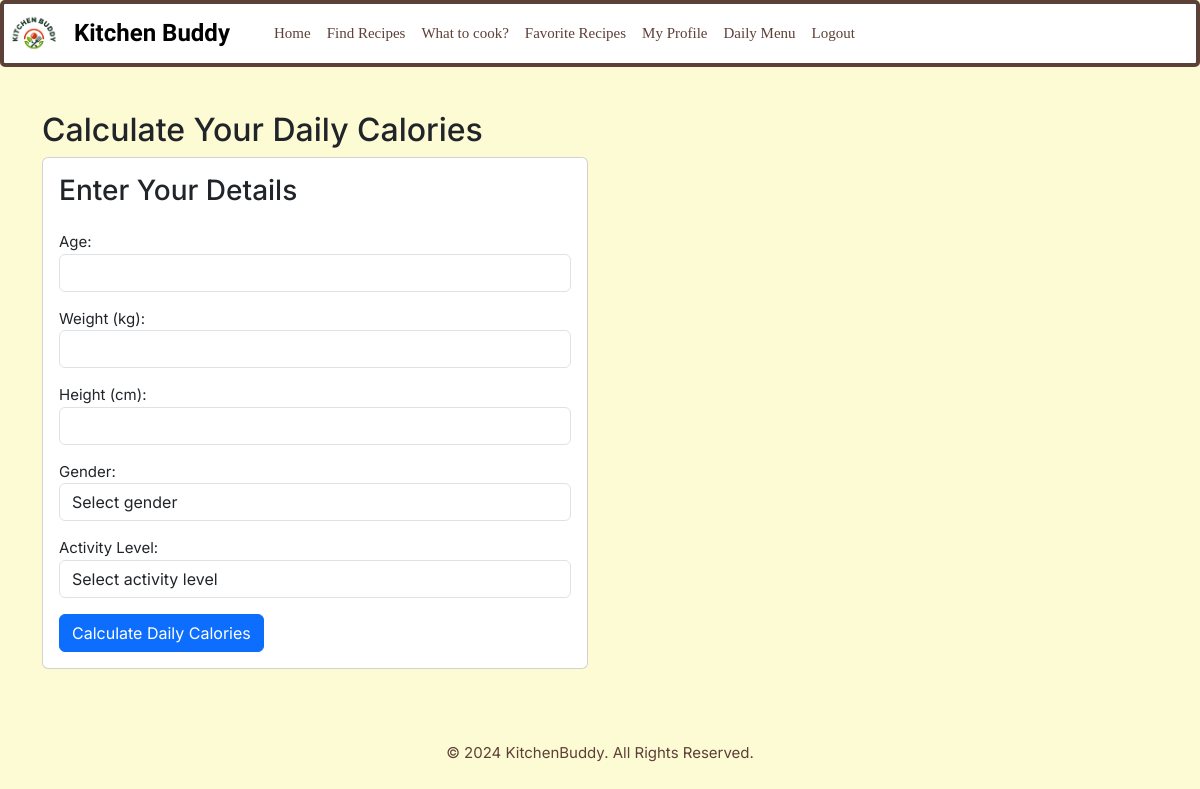
/accounts/profile/ (signed in), run on an earlier commit of the app's database.
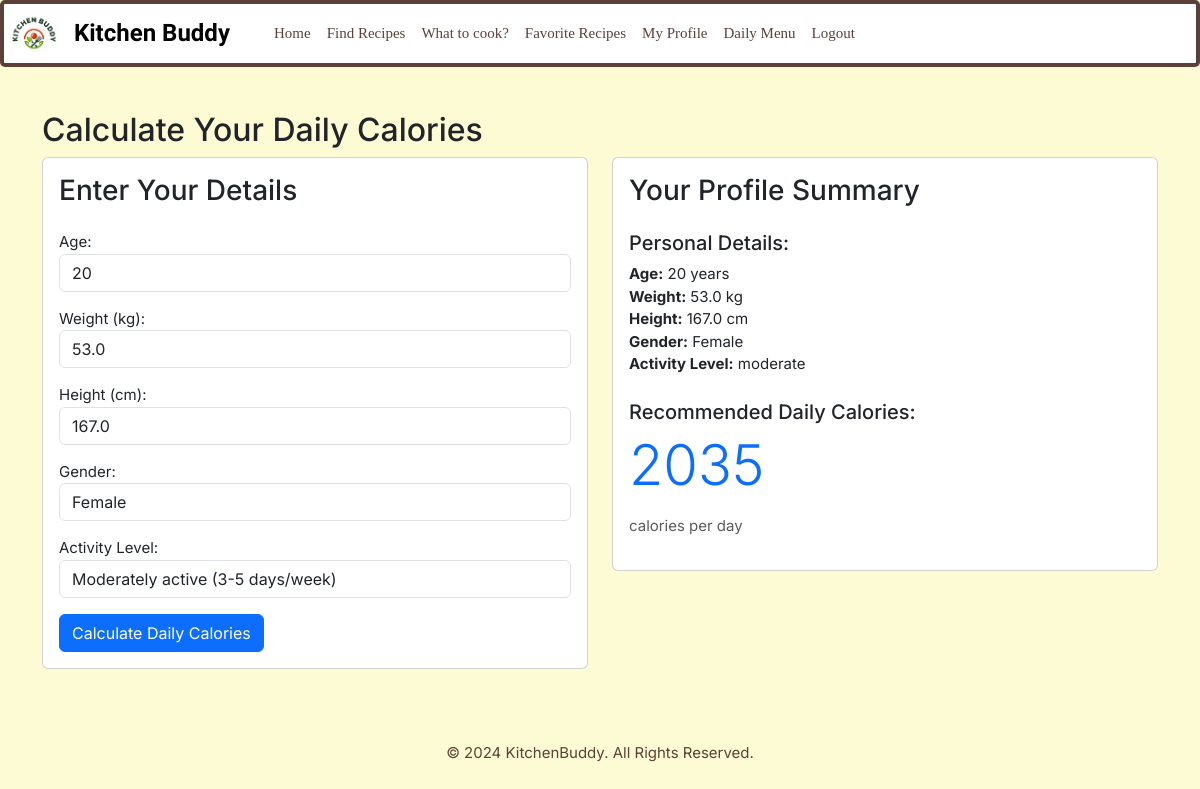
And on a later commit of the database.
### Users/models.py (models this page shows, shortened)
class Profile(models.Model):
    GENDER = [ ('Male', 'Male'), ('Female', 'Female')]
    ACTIVITY = (('sedentary', 'sedentary'), ('light', 'light active'),
                ('moderate', 'moderate active'), ('very', 'very active'))
    user = models.OneToOneField(User, on_delete=models.CASCADE)
    age = models.IntegerField(null=True, blank=True)
    gender = models.CharField(max_length=6, choices=GENDER)
    weight = models.FloatField(null=True, blank=True)
    height = models.FloatField(null=True, blank=True)
    activity = models.CharField(max_length=20, choices=ACTIVITY)
    calories = models.IntegerField(null=True, blank=True)

### Users/views.py (the view, shortened to what this page needs)
# urls.py: path('profile/', views.profile, name='profile')
@login_required
def profile(request):
    try:
        user_profile = request.user.profile
    except Profile.DoesNotExist:
        user_profile = Profile(user=request.user)
    context = {
        'user_profile': user_profile
    }
    return render(request, 'Users/profile.html', context)

### Users/templates/Users/profile.html (shortened to what this page needs)
{% extends 'base.html' %}
{% block content %}
<div class="container mt-4">
    <h2>Calculate Your Daily Calories</h2>
    <div class="row">
        <div class="col-md-6">
            <div class="card">
                <div class="card-body">
                    <h3 class="card-title mb-4">Enter Your Details</h3>
                    <form method="post">
                        <div class="form-group mb-3">
                            <label for="age">Age:</label>
                            <input type="number" class="form-control" id="age" name="age"
                                   value="{{ user_profile.age|default:'' }}" required>
                        </div>
                        <div class="form-group mb-3">
                            <label for="weight">Weight (kg):</label>
                            <input type="number" step="0.1" class="form-control" id="weight" name="weight"
                                   value="{{ user_profile.weight|default:'' }}" required>
                        </div>
                        <div class="form-group mb-3">
                            <label for="height">Height (cm):</label>
                            <input type="number" step="0.1" class="form-control" id="height" name="height"
                                   value="{{ user_profile.height|default:'' }}" required>
                        </div>
                        <div class="form-group mb-3">
                            <label for="gender">Gender:</label>
                            <select class="form-control" id="gender" name="gender" required>
                                <option value="">Select gender</option>
                                <option value="Female" {% if user_profile.gender == 'Female' %}selected{% endif %}>Female</option>
                            </select>
                        </div>
                        <div class="form-group mb-3">
                            <label for="activity">Activity Level:</label>
                            <select class="form-control" id="activity" name="activity" required>
                                <option value="">Select activity level</option>
                                <option value="moderate" {% if user_profile.activity == 'moderate' %}selected{% endif %}>
                                    Moderately active (3-5 days/week)
                                </option>
                            </select>
                        </div>
                        <button type="submit" class="btn btn-primary">Calculate Daily Calories</button>
                    </form>
                </div>
            </div>
        </div>
        <div class="col-md-6">
            {% if user_profile.age or user_profile.calories %}
            <div class="card">
                <div class="card-body">
                    <h3 class="card-title mb-4">Your Profile Summary</h3>
                    {% if user_profile.age %}
                    <div class="mb-3">
                        <h5>Personal Details:</h5>
                        <ul class="list-unstyled">
                            <li><strong>Age:</strong> {{ user_profile.age }} years</li>
                            <li><strong>Weight:</strong> {{ user_profile.weight }} kg</li>
                            <li><strong>Height:</strong> {{ user_profile.height }} cm</li>
                            <li><strong>Gender:</strong> {{ user_profile.gender }}</li>
                            <li><strong>Activity Level:</strong> {{ user_profile.activity }}</li>
                        </ul>
                    </div>
                    {% endif %}
                    {% if user_profile.calories %}
                    <div class="mt-4">
                        <h5>Recommended Daily Calories:</h5>
                        <p class="display-4 text-primary">{{ user_profile.calories }}</p>
                        <p class="text-muted">calories per day</p>
                    </div>
                    {% endif %}
                </div>
            </div>
            {% endif %}
        </div>
    </div>
</div>
{% endblock %}

What changed in the data, as far as the page shows it:
added Profile: age "20", weight "53.0", height "167.0", gender "Female", activity "Moderately active (3-5 days/week)", activity "moderate", calories "2035"
Also different on the page:
form field gender: "Select gender" → (not shown)
form field activity: "Select activity level" → (not shown)
text now shown: "Your Profile Summary Personal Details: Age: years Weight: kg Height: cm Gender: Activity Level: Recommended Daily Calories: calories per day"
